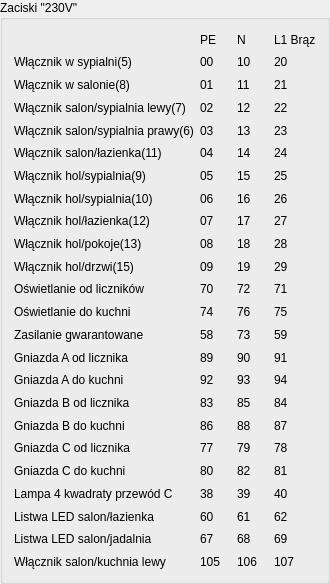
   <widget class="QGroupBox" name="groupBox_17">
    <property name="geometry">
     <rect>
      <x>1590</x>
      <y>0</y>
      <width>330</width>
      <height>584</height>
     </rect>
    </property>
    <property name="maximumSize">
     <size>
      <width>330</width>
      <height>586</height>
     </size>
    </property>
    <property name="title">
     <string>Zaciski &quot;230V&quot;</string>
    </property>
    <layout class="QGridLayout" name="gridLayout_5">
     <item row="6" column="3">
      <widget class="QLabel" name="label_392">
       <property name="text">
        <string>15</string>
       </property>
      </widget>
     </item>
     <item row="8" column="4">
      <widget class="QLabel" name="label_432">
       <property name="text">
        <string>27</string>
       </property>
      </widget>
     </item>
     <item row="7" column="1">
      <widget class="QLabel" name="label_371">
       <property name="text">
        <string>Włącznik hol/sypialnia(10)</string>
       </property>
      </widget>
     </item>
     <item row="5" column="2">
      <widget class="QLabel" name="label_363">
       <property name="text">
        <string>04</string>
       </property>
      </widget>
     </item>
     <item row="8" column="3">
      <widget class="QLabel" name="label_396">
       <property name="text">
        <string>17</string>
       </property>
      </widget>
     </item>
     <item row="3" column="2">
      <widget class="QLabel" name="label_255">
       <property name="text">
        <string>02</string>
       </property>
      </widget>
     </item>
     <item row="19" column="3">
      <widget class="QLabel" name="label_591">
       <property name="text">
        <string>82</string>
       </property>
      </widget>
     </item>
     <item row="16" column="4">
      <widget class="QLabel" name="label_592">
       <property name="text">
        <string>84</string>
       </property>
      </widget>
     </item>
     <item row="0" column="4">
      <widget class="QLabel" name="label_596">
       <property name="text">
        <string>L1 Brąz</string>
       </property>
      </widget>
     </item>
     <item row="10" column="4">
      <widget class="QLabel" name="label_438">
       <property name="text">
        <string>29</string>
       </property>
      </widget>
     </item>
     <item row="2" column="3">
      <widget class="QLabel" name="label_384">
       <property name="text">
        <string>11</string>
       </property>
      </widget>
     </item>
     <item row="10" column="1">
      <widget class="QLabel" name="label_380">
       <property name="text">
        <string>Włącznik hol/drzwi(15)</string>
       </property>
      </widget>
     </item>
     <item row="11" column="3">
      <widget class="QLabel" name="label_547">
       <property name="text">
        <string>72</string>
       </property>
      </widget>
     </item>
     <item row="22" column="2">
      <widget class="QLabel" name="label_377">
       <property name="text">
        <string>67</string>
       </property>
      </widget>
     </item>
     <item row="14" column="2">
      <widget class="QLabel" name="label_573">
       <property name="text">
        <string>89</string>
       </property>
      </widget>
     </item>
     <item row="8" column="2">
      <widget class="QLabel" name="label_372">
       <property name="text">
        <string>07</string>
       </property>
      </widget>
     </item>
     <item row="18" column="2">
      <widget class="QLabel" name="label_586">
       <property name="text">
        <string>77</string>
       </property>
      </widget>
     </item>
     <item row="22" column="1">
      <widget class="QLabel" name="label_639">
       <property name="text">
        <string>Listwa LED salon/jadalnia</string>
       </property>
      </widget>
     </item>
     <item row="9" column="4">
      <widget class="QLabel" name="label_435">
       <property name="text">
        <string>28</string>
       </property>
      </widget>
     </item>
     <item row="8" column="1">
      <widget class="QLabel" name="label_374">
       <property name="text">
        <string>Włącznik hol/łazienka(12)</string>
       </property>
      </widget>
     </item>
     <item row="20" column="2">
      <widget class="QLabel" name="label_361">
       <property name="text">
        <string>38</string>
       </property>
      </widget>
     </item>
     <item row="0" column="3">
      <widget class="QLabel" name="label_125">
       <property name="text">
        <string>N</string>
       </property>
      </widget>
     </item>
     <item row="21" column="3">
      <widget class="QLabel" name="label_389">
       <property name="text">
        <string>61</string>
       </property>
      </widget>
     </item>
     <item row="1" column="4">
      <widget class="QLabel" name="label_403">
       <property name="text">
        <string>20</string>
       </property>
      </widget>
     </item>
     <item row="14" column="4">
      <widget class="QLabel" name="label_575">
       <property name="text">
        <string>91</string>
       </property>
      </widget>
     </item>
     <item row="4" column="4">
      <widget class="QLabel" name="label_419">
       <property name="text">
        <string>23</string>
       </property>
      </widget>
     </item>
     <item row="5" column="3">
      <widget class="QLabel" name="label_390">
       <property name="text">
        <string>14</string>
       </property>
      </widget>
     </item>
     <item row="12" column="2">
      <widget class="QLabel" name="label_553">
       <property name="text">
        <string>74</string>
       </property>
      </widget>
     </item>
     <item row="9" column="2">
      <widget class="QLabel" name="label_375">
       <property name="text">
        <string>08</string>
       </property>
      </widget>
     </item>
     <item row="15" column="2">
      <widget class="QLabel" name="label_577">
       <property name="text">
        <string>92</string>
       </property>
      </widget>
     </item>
     <item row="15" column="3">
      <widget class="QLabel" name="label_578">
       <property name="text">
        <string>93</string>
       </property>
      </widget>
     </item>
     <item row="19" column="4">
      <widget class="QLabel" name="label_595">
       <property name="text">
        <string>81</string>
       </property>
      </widget>
     </item>
     <item row="1" column="1">
      <widget class="QLabel" name="label_251">
       <property name="text">
        <string>Włącznik w sypialni(5)</string>
       </property>
      </widget>
     </item>
     <item row="16" column="2">
      <widget class="QLabel" name="label_584">
       <property name="text">
        <string>83</string>
       </property>
      </widget>
     </item>
     <item row="21" column="1">
      <widget class="QLabel" name="label_638">
       <property name="text">
        <string>Listwa LED salon/łazienka</string>
       </property>
      </widget>
     </item>
     <item row="0" column="2">
      <widget class="QLabel" name="label_608">
       <property name="text">
        <string>PE</string>
       </property>
      </widget>
     </item>
     <item row="6" column="1">
      <widget class="QLabel" name="label_368">
       <property name="text">
        <string>Włącznik hol/sypialnia(9)</string>
       </property>
      </widget>
     </item>
     <item row="5" column="1">
      <widget class="QLabel" name="label_365">
       <property name="text">
        <string>Włącznik salon/łazienka(11)</string>
       </property>
      </widget>
     </item>
     <item row="2" column="1">
      <widget class="QLabel" name="label_254">
       <property name="text">
        <string>Włącznik w salonie(8)</string>
       </property>
      </widget>
     </item>
     <item row="7" column="4">
      <widget class="QLabel" name="label_429">
       <property name="text">
        <string>26</string>
       </property>
      </widget>
     </item>
     <item row="18" column="4">
      <widget class="QLabel" name="label_594">
       <property name="text">
        <string>78</string>
       </property>
      </widget>
     </item>
     <item row="13" column="4">
      <widget class="QLabel" name="label_559">
       <property name="text">
        <string>59</string>
       </property>
      </widget>
     </item>
     <item row="20" column="4">
      <widget class="QLabel" name="label_409">
       <property name="text">
        <string>40</string>
       </property>
      </widget>
     </item>
     <item row="14" column="1">
      <widget class="QLabel" name="label_572">
       <property name="text">
        <string>Gniazda A od licznika</string>
       </property>
      </widget>
     </item>
     <item row="18" column="3">
      <widget class="QLabel" name="label_590">
       <property name="text">
        <string>79</string>
       </property>
      </widget>
     </item>
     <item row="3" column="1">
      <widget class="QLabel" name="label_257">
       <property name="text">
        <string>Włącznik salon/sypialnia lewy(7)</string>
       </property>
      </widget>
     </item>
     <item row="11" column="1">
      <widget class="QLabel" name="label_550">
       <property name="text">
        <string>Oświetlanie od liczników</string>
       </property>
      </widget>
     </item>
     <item row="3" column="4">
      <widget class="QLabel" name="label_417">
       <property name="text">
        <string>22</string>
       </property>
      </widget>
     </item>
     <item row="4" column="2">
      <widget class="QLabel" name="label_258">
       <property name="text">
        <string>03</string>
       </property>
      </widget>
     </item>
     <item row="2" column="2">
      <widget class="QLabel" name="label_252">
       <property name="text">
        <string>01</string>
       </property>
      </widget>
     </item>
     <item row="11" column="2">
      <widget class="QLabel" name="label_552">
       <property name="text">
        <string>70</string>
       </property>
      </widget>
     </item>
     <item row="1" column="3">
      <widget class="QLabel" name="label_381">
       <property name="text">
        <string>10</string>
       </property>
      </widget>
     </item>
     <item row="20" column="3">
      <widget class="QLabel" name="label_382">
       <property name="text">
        <string>39</string>
       </property>
      </widget>
     </item>
     <item row="12" column="1">
      <widget class="QLabel" name="label_549">
       <property name="text">
        <string>Oświetlanie do kuchni</string>
       </property>
      </widget>
     </item>
     <item row="19" column="1">
      <widget class="QLabel" name="label_583">
       <property name="text">
        <string>Gniazda C do kuchni</string>
       </property>
      </widget>
     </item>
     <item row="17" column="1">
      <widget class="QLabel" name="label_581">
       <property name="text">
        <string>Gniazda B do kuchni</string>
       </property>
      </widget>
     </item>
     <item row="16" column="1">
      <widget class="QLabel" name="label_580">
       <property name="text">
        <string>Gniazda B od licznika</string>
       </property>
      </widget>
     </item>
     <item row="6" column="2">
      <widget class="QLabel" name="label_366">
       <property name="text">
        <string>05</string>
       </property>
      </widget>
     </item>
     <item row="17" column="4">
      <widget class="QLabel" name="label_593">
       <property name="text">
        <string>87</string>
       </property>
      </widget>
     </item>
     <item row="12" column="4">
      <widget class="QLabel" name="label_555">
       <property name="text">
        <string>75</string>
       </property>
      </widget>
     </item>
     <item row="19" column="2">
      <widget class="QLabel" name="label_587">
       <property name="text">
        <string>80</string>
       </property>
      </widget>
     </item>
     <item row="12" column="3">
      <widget class="QLabel" name="label_554">
       <property name="text">
        <string>76</string>
       </property>
      </widget>
     </item>
     <item row="21" column="2">
      <widget class="QLabel" name="label_373">
       <property name="text">
        <string>60</string>
       </property>
      </widget>
     </item>
     <item row="13" column="2">
      <widget class="QLabel" name="label_557">
       <property name="text">
        <string>58</string>
       </property>
      </widget>
     </item>
     <item row="17" column="3">
      <widget class="QLabel" name="label_589">
       <property name="text">
        <string>88</string>
       </property>
      </widget>
     </item>
     <item row="10" column="3">
      <widget class="QLabel" name="label_400">
       <property name="text">
        <string>19</string>
       </property>
      </widget>
     </item>
     <item row="2" column="4">
      <widget class="QLabel" name="label_414">
       <property name="text">
        <string>21</string>
       </property>
      </widget>
     </item>
     <item row="15" column="1">
      <widget class="QLabel" name="label_576">
       <property name="text">
        <string>Gniazda A do kuchni</string>
       </property>
      </widget>
     </item>
     <item row="10" column="2">
      <widget class="QLabel" name="label_376">
       <property name="text">
        <string>09</string>
       </property>
      </widget>
     </item>
     <item row="13" column="1">
      <widget class="QLabel" name="label_556">
       <property name="text">
        <string>Zasilanie gwarantowane</string>
       </property>
      </widget>
     </item>
     <item row="16" column="3">
      <widget class="QLabel" name="label_588">
       <property name="text">
        <string>85</string>
       </property>
      </widget>
     </item>
     <item row="15" column="4">
      <widget class="QLabel" name="label_579">
       <property name="text">
        <string>94</string>
       </property>
      </widget>
     </item>
     <item row="4" column="3">
      <widget class="QLabel" name="label_388">
       <property name="text">
        <string>13</string>
       </property>
      </widget>
     </item>
     <item row="9" column="1">
      <widget class="QLabel" name="label_379">
       <property name="text">
        <string>Włącznik hol/pokoje(13)</string>
       </property>
      </widget>
     </item>
     <item row="7" column="2">
      <widget class="QLabel" name="label_369">
       <property name="text">
        <string>06</string>
       </property>
      </widget>
     </item>
     <item row="4" column="1">
      <widget class="QLabel" name="label_362">
       <property name="text">
        <string>Włącznik salon/sypialnia prawy(6)</string>
       </property>
      </widget>
     </item>
     <item row="20" column="1">
      <widget class="QLabel" name="label_635">
       <property name="text">
        <string>Lampa 4 kwadraty przewód C</string>
       </property>
      </widget>
     </item>
     <item row="5" column="4">
      <widget class="QLabel" name="label_421">
       <property name="text">
        <string>24</string>
       </property>
      </widget>
     </item>
     <item row="3" column="3">
      <widget class="QLabel" name="label_386">
       <property name="text">
        <string>12</string>
       </property>
      </widget>
     </item>
     <item row="1" column="2">
      <widget class="QLabel" name="label_249">
       <property name="text">
        <string>00</string>
       </property>
      </widget>
     </item>
     <item row="17" column="2">
      <widget class="QLabel" name="label_585">
       <property name="text">
        <string>86</string>
       </property>
      </widget>
     </item>
     <item row="6" column="4">
      <widget class="QLabel" name="label_426">
       <property name="text">
        <string>25</string>
       </property>
      </widget>
     </item>
     <item row="22" column="3">
      <widget class="QLabel" name="label_387">
       <property name="text">
        <string>68</string>
       </property>
      </widget>
     </item>
     <item row="21" column="4">
      <widget class="QLabel" name="label_423">
       <property name="text">
        <string>62</string>
       </property>
      </widget>
     </item>
     <item row="18" column="1">
      <widget class="QLabel" name="label_582">
       <property name="text">
        <string>Gniazda C od licznika</string>
       </property>
      </widget>
     </item>
     <item row="11" column="4">
      <widget class="QLabel" name="label_546">
       <property name="text">
        <string>71</string>
       </property>
      </widget>
     </item>
     <item row="13" column="3">
      <widget class="QLabel" name="label_558">
       <property name="text">
        <string>73</string>
       </property>
      </widget>
     </item>
     <item row="14" column="3">
      <widget class="QLabel" name="label_574">
       <property name="text">
        <string>90</string>
       </property>
      </widget>
     </item>
     <item row="9" column="3">
      <widget class="QLabel" name="label_398">
       <property name="text">
        <string>18</string>
       </property>
      </widget>
     </item>
     <item row="7" column="3">
      <widget class="QLabel" name="label_394">
       <property name="text">
        <string>16</string>
       </property>
      </widget>
     </item>
     <item row="22" column="4">
      <widget class="QLabel" name="label_424">
       <property name="text">
        <string>69</string>
       </property>
      </widget>
     </item>
     <item row="23" column="1">
      <widget class="QLabel" name="label_640">
       <property name="text">
        <string>Włącznik salon/kuchnia lewy</string>
       </property>
      </widget>
     </item>
     <item row="23" column="2">
      <widget class="QLabel" name="label_378">
       <property name="text">
        <string>105</string>
       </property>
      </widget>
     </item>
     <item row="23" column="3">
      <widget class="QLabel" name="label_385">
       <property name="text">
        <string>106</string>
       </property>
      </widget>
     </item>
     <item row="23" column="4">
      <widget class="QLabel" name="label_425">
       <property name="text">
        <string>107</string>
       </property>
      </widget>
     </item>
    </layout>
   </widget>
